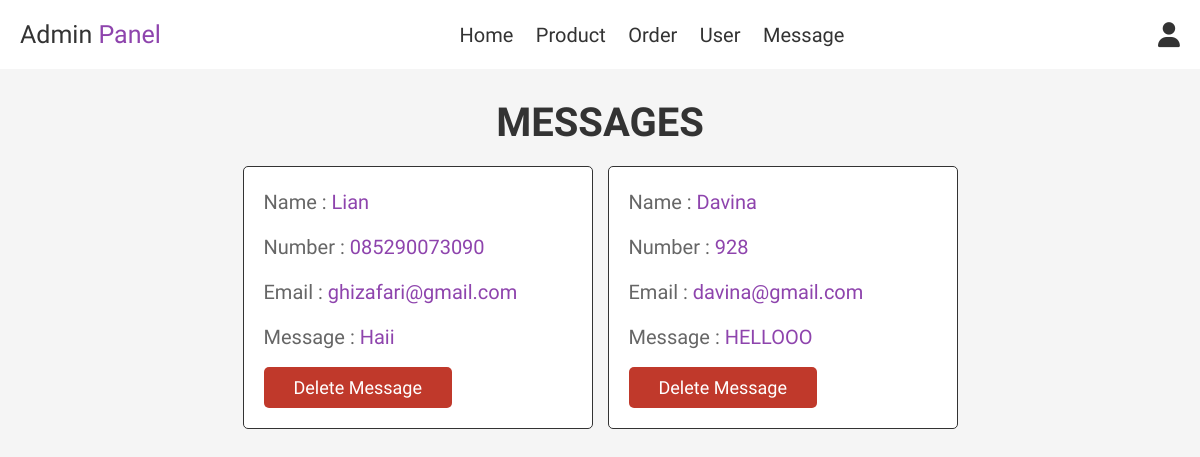
The app's page /admin_contact.php (signed in) with its own data.
### tables this page shows
CREATE TABLE `message` (
  `id` int NOT NULL,
  `user_id` int NOT NULL,
  `name` varchar(100) NOT NULL,
  `email` varchar(100) NOT NULL,
  `number` varchar(12) NOT NULL,
  `message` varchar(255) NOT NULL
);

### admin_contact.php (the view, shortened to what this page needs)
<?php
include 'config.php';
?>
<!DOCTYPE html>
<html lang="en">
<head>
    <link rel="stylesheet" href="https://cdnjs.cloudflare.com/ajax/libs/font-awesome/6.4.0/css/all.min.css">
    <link rel="stylesheet" href="assets/css/admin_style.css">
</head>
<body>
    <?php include 'admin_header.php'; ?>
    <section class="messages">
        <h1 class="title">Messages</h1>
        <div class="box-container">
            <?php
            $select_message = mysqli_query($conn, "SELECT * FROM `message`") or die('query failed');
            if (mysqli_num_rows($select_message) > 0) {
                while ($fetch_message = mysqli_fetch_assoc($select_message)) {
            ?>
                    <div class="box">
                        <p> Name : <span><?php echo $fetch_message['name']; ?></span> </p>
                        <p> Number : <span><?php echo $fetch_message['number']; ?></span> </p>
                        <p> Email : <span><?php echo $fetch_message['email']; ?></span> </p>
                        <p> Message : <span><?php echo $fetch_message['message']; ?></span> </p>
                        <a href="admin_contact.php?delete=<?php echo $fetch_message['id']; ?>" onclick="return confirm('Delete this message?');" class="delete-btn">Delete Message</a>
                    </div>
            <?php
                };
            } else {
                echo '<p class="empty">You have no messages!</p>';
            }
            ?>
        </div>
    </section>
</body>
</html>

### assets/css/admin_style.css (style rules this page uses)
:root { --purple: #8e44ad; --red: #c0392b; --orange: #f39c12; --black: #333; --white: #fff; --light-color: #666; --light-white: #ccc; --light-bg: #f5f5f5; --border: 0.1rem solid var(--black); --box-shadow: 0.5 rem 1 rem rgba(0, 0, 0, 0.1); }
* { font-family: "Chivo", sans-serif; margin: 0; padding: 0; box-sizing: border-box; outline: none; border: none; text-decoration: none; transition: all 0.2s linear; }
html { font-size: 62.5%; overflow-x: hidden; }
body { background-color: var(--light-bg); }
section { padding: 3rem 2rem; }
.title { text-align: center; margin-bottom: 2rem; text-transform: uppercase; color: var(--black); font-size: 4rem; }
.btn, .option-btn, .delete-btn, .white-btn { display: inline-block; margin-top: 1rem; padding: 1rem 3rem; cursor: pointer; color: var(--white); font-size: 1.8rem; border-radius: 0.5rem; text-transform: capitalize; }
.delete-btn { background-color: var(--red); }
.messages .box-container { display: grid; grid-template-columns: repeat(auto-fit, 35rem); justify-content: center; gap: 1.5rem; max-width: 1200px; margin: 0 auto; align-items: flex-start; }
.messages .box-container .box { background-color: var(--white); padding: 2rem; border: var(--border); box-shadow: var(--box-shadow); border-radius: 0.5rem; }
.messages .box-container .box p { padding-bottom: 1.5rem; font-size: 2rem; color: var(--light-color); line-height: 1.5; }
.messages .box-container .box p span { color: var(--purple); }
.messages .box-container .box .delete-btn { margin-top: 0; }

### records on screen
message: name "Lian", number "085290073090", email "ghizafari@gmail.com", message "Haii"
message: name "Davina", number "928", email "davina@gmail.com", message "HELLOOO"
